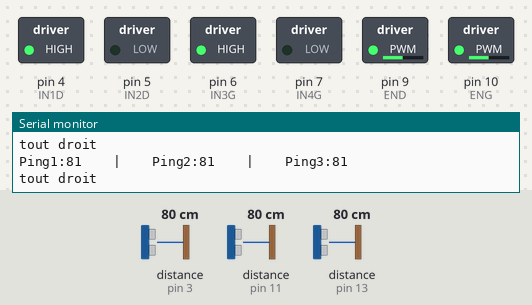
Bench run of a sketch on a simulated Arduino Uno, built with avr-gcc and run on an emulated ATmega328P. On the bench: switched loads named in the sketch (green lamp = pin HIGH), the last lines printed to the serial monitor. Inputs (shaded band) come from the test bench; at power-on: distance to the obstacle (sensors on pin 11, pin 13, pin 3) 80 cm. The echo pulse lasts 58.3 µs per cm.

Above: at 1.2 s.
1.3 s: distance to the obstacle (sensor on pin 11) set to 8 cm
4.3 s: distance to the obstacle (sensor on pin 11) set to 5 cm
At 5.1 s:
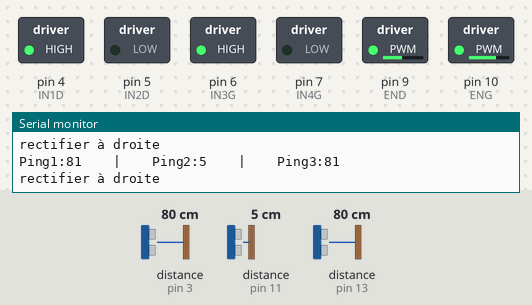
8.8 s: distance to the obstacle (sensor on pin 13) set to 13 cm
11.8 s: distance to the obstacle (sensor on pin 13) set to 10 cm
13.3 s: distance to the obstacle (sensor on pin 3) set to 4 cm
At 14.3 s:
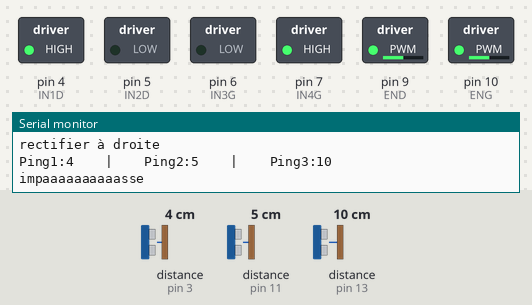
15.1 s: distance to the obstacle (sensor on pin 3) set to 7 cm
At 15.7 s:
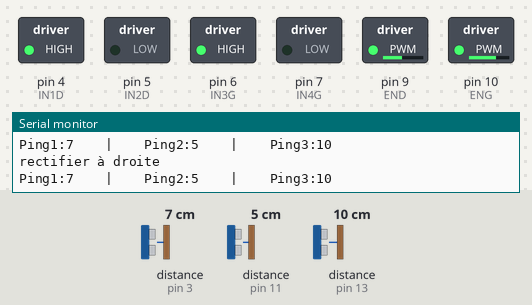
Timing chart, 0 to 18.1 s (numbered marks = the images above; inputs shaded):
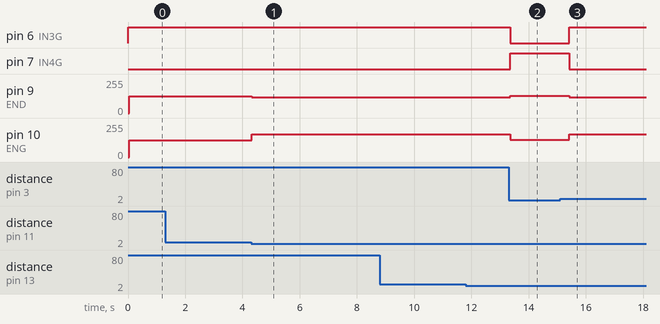

Measured:
- the behaviour switches between 5 and 6 cm on distance to the obstacle (sensor on pin 3) (found by bisection; images 2 and 3)
- after the input at 4.3 s, pin 9 (END): 125/255 → 120/255 at once; pin 10 (ENG): 125/255 → 170/255 at once
- after the input at 13.3 s, pin 6 (IN3G): HIGH → LOW after 0.05 s; pin 7 (IN4G): LOW → HIGH after 0.05 s; pin 9 (END): 120/255 → 128/255 after 0.05 s; pin 10 (ENG): 170/255 → 128/255 after 0.05 s
- after the input at 15.1 s, pin 6 (IN3G): LOW → HIGH after 0.32 s; pin 7 (IN4G): HIGH → LOW after 0.32 s; pin 9 (END): 128/255 → 120/255 after 0.32 s; pin 10 (ENG): 128/255 → 170/255 after 0.32 s

The sketch:

Projet_Bluetooth.ino
```cpp
//Importation des bibliothèques qui nous seront utiles lors de notre projet
#include <NewPing.h> //Utile pour les capteurs HC-SR04
#include <SoftwareSerial.h> //Utile pour le module Bluetooth

//Définition de variables utiles pour les sensors
#define TRIGGER_PIN1  2   //trig sensor (1) frontal
#define ECHO_PIN1     3   //echo sensor (1) frontal
#define TRIGGER_PIN2  8   //trig sensor (2) gauche
#define ECHO_PIN2     11  //echo sensor (2) gauche
#define TRIGGER_PIN3  12  //trig sensor (3) droite
#define ECHO_PIN3  13     //echo sensor (3) droite
#define MAX_DISTANCE 400

NewPing sonar1(TRIGGER_PIN1, ECHO_PIN1, MAX_DISTANCE);//sensor frontal
NewPing sonar2(TRIGGER_PIN2, ECHO_PIN2, MAX_DISTANCE);//sensor gauche
NewPing sonar3(TRIGGER_PIN3, ECHO_PIN3, MAX_DISTANCE);//sensor droite

//Définition des variables utiles pour les moteurs

//-- MOTEUR DROIT --
int END=9; //Connecté à Arduino pin 9 (sortie PWM)
int IN1D=4; //Connecté à Arduino pin 4
int IN2D=5; //Connecté à Arduino pin 5
//-- MOTEUR GAUCHE --
int ENG=10; //Connecté à Arduino pin 10(Sortie PWM)
int IN3G=6; //Connecté à Arduino pin 6
int IN4G=7; //Connecté à Arduino pin 7

//Définition des variables utiles pour le Bluetooth
#define RX 14 // /!\ Revoir les numéros de port
#define TX 15 // /!\ Revoir les numéros de port
SoftwareSerial BlueT(RX,TX);
char Data;

void setup() {

  Serial.begin(9600);
  pinMode(END,OUTPUT); // Configurer
  pinMode(ENG,OUTPUT); // les broches
  pinMode(IN1D,OUTPUT); // comme sortie
  pinMode(IN2D,OUTPUT);
  pinMode(IN3G,OUTPUT);
  pinMode(IN4G,OUTPUT);
  digitalWrite(END,LOW);// Moteur Droit - Ne pas tourner
  digitalWrite(ENG,LOW);// Moteur Gauche - Ne pas tourner
//initialiser le sens (vers l'avant)
  digitalWrite(IN1D,HIGH );//sens avant roue droite
  digitalWrite(IN2D,LOW);//sens avant roue droite
  digitalWrite(IN3G,HIGH);//sens avant roue gauche
  digitalWrite(IN4G,LOW);//sens avant roue gauche
  BlueT.begin(9600); //Initialise le bluetooth
}

void loop() {
//Affichage du ping1 dans l'appli Bluetooth (panel 12 tel Camille)
  BlueT.print("*1"+String(sonar1.ping_cm())+"*");
//Affichage du résultat des différents ping utiles pour les tests
  Serial.print("Ping1:");
  Serial.print(sonar1.ping_cm());
  Serial.print("    |    ");
  Serial.print("Ping2:");
  Serial.print(sonar2.ping_cm());
  Serial.print("    |    ");
  Serial.print("Ping3:");
  Serial.println(sonar3.ping_cm());

if(sonar1.ping_cm()>6 && sonar2.ping_cm()>6 && sonar3.ping_cm()>6){ //S'il n'y a rien devant et que le robot est bien centré aller tout droit
  toutDroit();
} else if(sonar1.ping_cm()>=6 && sonar2.ping_cm()<=6 && sonar3.ping_cm()>=6){ //S'il n'y a rien devant mais que le robot est trop à gauche, on tourne vers la droite
  rectifierADroite();
} else if(sonar1.ping_cm()>=6 && sonar2.ping_cm()>=6 && sonar3.ping_cm()<=6){ //S'il n'y a rien devant mais que le robot est trop à droite, on tourne vers la gauche
  rectifierAGauche();
} else if (sonar1.ping_cm()<12 && sonar2.ping_cm()<12 && sonar3.ping_cm()<12){ //S'il n'y a pas assez de distance ni devant, ni à gauche, ni à droite : on fait demi-tour
  impasse();
}
/*else if(sonar1.ping_cm()<6) {//obstacle devant -->s'arrête
  arret();
  if(sonar2.ping_cm() >5) { //si c'est loin à gauche, on tourne à gauche
    tournerAGauche();
  } else {
    tournerADroite();
  }
}*/
} //fin de void loop()

void toutDroit () {
  Serial.println("tout droit");
  digitalWrite(IN1D,HIGH );//sens
  digitalWrite(IN2D,LOW);//avant roue droite
  digitalWrite(IN3G,HIGH);//sens avant
  digitalWrite(IN4G,LOW);//roue gauche
  analogWrite(END,125);
  analogWrite(ENG,125);
  BlueT.print("*2J'avance tout droit*");
}

void rectifierADroite (){
  Serial.println("rectifier à droite ");
  digitalWrite(IN1D,HIGH );
  digitalWrite(IN2D,LOW);
  digitalWrite(IN3G,HIGH);
  digitalWrite(IN4G,LOW);
  analogWrite(END,120);
  analogWrite(ENG,170);
  BlueT.print("*2J'avance tout droit*");
}

void rectifierAGauche(){
  Serial.println("rectifier à gauche ");
  digitalWrite(IN1D,HIGH );
  digitalWrite(IN2D,LOW);
  digitalWrite(IN3G,HIGH);
  digitalWrite(IN4G,LOW);
  analogWrite(END,170);
  analogWrite(ENG,120);
  BlueT.print("*2J'avance tout droit*");
}

void impasse(){
  Serial.println("impaaaaaaaaaasse");
  //analogWrite(END,0); //arrêt
  //analogWrite(ENG,0); //arrêt
  digitalWrite(IN1D,HIGH );
  digitalWrite(IN2D,LOW);
  //roue gauche en sens inverse pour le faire tourner sur lui-même
  digitalWrite(IN3G,LOW);
  digitalWrite(IN4G,HIGH);
  //demi tour vers la gauche
  analogWrite(END,128);
  analogWrite(ENG,128);
  delay(1000);
  BlueT.print("*2Je fais demi-tour*");
  // delay(2000);
}

void arret(){
  Serial.println("arrêt");
  analogWrite(END,0);
  analogWrite(ENG,0);
  BlueT.print("*2Je m'arrête*");
}

void tournerAGauche(){ //techniquement c'est pareil que impasse
    Serial.println("tourner à gauche");
    digitalWrite(IN1D,HIGH );
    digitalWrite(IN2D,LOW);
    digitalWrite(IN3G,LOW);
    digitalWrite(IN4G,HIGH);
    //demi tour vers la gauche
    analogWrite(END,128);
    analogWrite(ENG,128);
    //delay(2000);
    BlueT.print("*2Je tourne à gauche*");
}

void tournerADroite(){
    Serial.println("tourner à droite");
    //On met le moteur droit en sens inverse
    digitalWrite(IN1D,LOW );
    digitalWrite(IN2D,HIGH);
    digitalWrite(IN3G,HIGH);
    digitalWrite(IN4G,LOW);
    //demi tour vers la droite
    analogWrite(END,128);
    analogWrite(ENG,128);
    delay(2000);
    BlueT.print("*2Je tourne à droite*");
}
```
